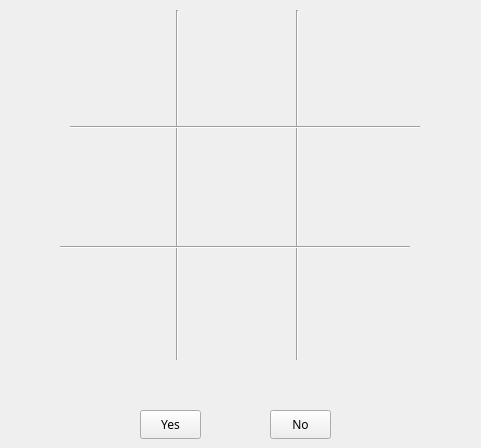
<?xml version="1.0" encoding="UTF-8"?>
<ui version="4.0">
 <class>XO</class>
 <widget class="QWidget" name="XO">
  <property name="geometry">
   <rect>
    <x>0</x>
    <y>0</y>
    <width>481</width>
    <height>448</height>
   </rect>
  </property>
  <property name="font">
   <font>
    <family>Bahnschrift</family>
   </font>
  </property>
  <property name="windowTitle">
   <string>Tic Tac Toe</string>
  </property>
  <widget class="QPushButton" name="button7">
   <property name="geometry">
    <rect>
     <x>70</x>
     <y>260</y>
     <width>90</width>
     <height>90</height>
    </rect>
   </property>
   <property name="font">
    <font>
     <family>Bahnschrift</family>
     <pointsize>36</pointsize>
    </font>
   </property>
   <property name="cursor">
    <cursorShape>PointingHandCursor</cursorShape>
   </property>
   <property name="text">
    <string/>
   </property>
   <property name="checkable">
    <bool>false</bool>
   </property>
   <property name="autoDefault">
    <bool>false</bool>
   </property>
   <property name="default">
    <bool>false</bool>
   </property>
   <property name="flat">
    <bool>true</bool>
   </property>
  </widget>
  <widget class="QPushButton" name="button8">
   <property name="geometry">
    <rect>
     <x>193</x>
     <y>260</y>
     <width>90</width>
     <height>90</height>
    </rect>
   </property>
   <property name="font">
    <font>
     <family>Bahnschrift</family>
     <pointsize>36</pointsize>
    </font>
   </property>
   <property name="cursor">
    <cursorShape>PointingHandCursor</cursorShape>
   </property>
   <property name="text">
    <string/>
   </property>
   <property name="checkable">
    <bool>false</bool>
   </property>
   <property name="autoDefault">
    <bool>false</bool>
   </property>
   <property name="default">
    <bool>false</bool>
   </property>
   <property name="flat">
    <bool>true</bool>
   </property>
  </widget>
  <widget class="QPushButton" name="button9">
   <property name="geometry">
    <rect>
     <x>310</x>
     <y>260</y>
     <width>90</width>
     <height>90</height>
    </rect>
   </property>
   <property name="font">
    <font>
     <family>Bahnschrift</family>
     <pointsize>36</pointsize>
    </font>
   </property>
   <property name="cursor">
    <cursorShape>PointingHandCursor</cursorShape>
   </property>
   <property name="text">
    <string/>
   </property>
   <property name="checkable">
    <bool>false</bool>
   </property>
   <property name="autoDefault">
    <bool>false</bool>
   </property>
   <property name="default">
    <bool>false</bool>
   </property>
   <property name="flat">
    <bool>true</bool>
   </property>
  </widget>
  <widget class="QPushButton" name="button6">
   <property name="geometry">
    <rect>
     <x>310</x>
     <y>140</y>
     <width>90</width>
     <height>90</height>
    </rect>
   </property>
   <property name="font">
    <font>
     <family>Bahnschrift</family>
     <pointsize>36</pointsize>
    </font>
   </property>
   <property name="cursor">
    <cursorShape>PointingHandCursor</cursorShape>
   </property>
   <property name="text">
    <string/>
   </property>
   <property name="checkable">
    <bool>false</bool>
   </property>
   <property name="autoDefault">
    <bool>false</bool>
   </property>
   <property name="default">
    <bool>false</bool>
   </property>
   <property name="flat">
    <bool>true</bool>
   </property>
  </widget>
  <widget class="QPushButton" name="button3">
   <property name="geometry">
    <rect>
     <x>310</x>
     <y>20</y>
     <width>90</width>
     <height>90</height>
    </rect>
   </property>
   <property name="font">
    <font>
     <family>Bahnschrift</family>
     <pointsize>36</pointsize>
    </font>
   </property>
   <property name="cursor">
    <cursorShape>PointingHandCursor</cursorShape>
   </property>
   <property name="text">
    <string/>
   </property>
   <property name="checkable">
    <bool>false</bool>
   </property>
   <property name="autoDefault">
    <bool>false</bool>
   </property>
   <property name="default">
    <bool>false</bool>
   </property>
   <property name="flat">
    <bool>true</bool>
   </property>
  </widget>
  <widget class="QPushButton" name="button2">
   <property name="geometry">
    <rect>
     <x>193</x>
     <y>20</y>
     <width>90</width>
     <height>90</height>
    </rect>
   </property>
   <property name="font">
    <font>
     <family>Bahnschrift</family>
     <pointsize>36</pointsize>
    </font>
   </property>
   <property name="cursor">
    <cursorShape>PointingHandCursor</cursorShape>
   </property>
   <property name="text">
    <string/>
   </property>
   <property name="checkable">
    <bool>false</bool>
   </property>
   <property name="autoDefault">
    <bool>false</bool>
   </property>
   <property name="default">
    <bool>false</bool>
   </property>
   <property name="flat">
    <bool>true</bool>
   </property>
  </widget>
  <widget class="QPushButton" name="button5">
   <property name="geometry">
    <rect>
     <x>193</x>
     <y>140</y>
     <width>90</width>
     <height>90</height>
    </rect>
   </property>
   <property name="font">
    <font>
     <family>Bahnschrift</family>
     <pointsize>36</pointsize>
    </font>
   </property>
   <property name="cursor">
    <cursorShape>PointingHandCursor</cursorShape>
   </property>
   <property name="text">
    <string/>
   </property>
   <property name="checkable">
    <bool>false</bool>
   </property>
   <property name="autoDefault">
    <bool>false</bool>
   </property>
   <property name="default">
    <bool>false</bool>
   </property>
   <property name="flat">
    <bool>true</bool>
   </property>
  </widget>
  <widget class="QPushButton" name="button4">
   <property name="geometry">
    <rect>
     <x>70</x>
     <y>140</y>
     <width>90</width>
     <height>90</height>
    </rect>
   </property>
   <property name="font">
    <font>
     <family>Bahnschrift</family>
     <pointsize>36</pointsize>
    </font>
   </property>
   <property name="cursor">
    <cursorShape>PointingHandCursor</cursorShape>
   </property>
   <property name="text">
    <string/>
   </property>
   <property name="checkable">
    <bool>false</bool>
   </property>
   <property name="autoDefault">
    <bool>false</bool>
   </property>
   <property name="default">
    <bool>false</bool>
   </property>
   <property name="flat">
    <bool>true</bool>
   </property>
  </widget>
  <widget class="QPushButton" name="button1">
   <property name="geometry">
    <rect>
     <x>70</x>
     <y>20</y>
     <width>90</width>
     <height>90</height>
    </rect>
   </property>
   <property name="font">
    <font>
     <family>Bahnschrift</family>
     <pointsize>36</pointsize>
    </font>
   </property>
   <property name="cursor">
    <cursorShape>PointingHandCursor</cursorShape>
   </property>
   <property name="text">
    <string/>
   </property>
   <property name="checkable">
    <bool>false</bool>
   </property>
   <property name="autoDefault">
    <bool>false</bool>
   </property>
   <property name="default">
    <bool>false</bool>
   </property>
   <property name="flat">
    <bool>true</bool>
   </property>
  </widget>
  <widget class="Line" name="line1">
   <property name="geometry">
    <rect>
     <x>170</x>
     <y>10</y>
     <width>15</width>
     <height>350</height>
    </rect>
   </property>
   <property name="font">
    <font>
     <family>Bahnschrift</family>
    </font>
   </property>
   <property name="orientation">
    <enum>Qt::Vertical</enum>
   </property>
  </widget>
  <widget class="Line" name="line2">
   <property name="geometry">
    <rect>
     <x>290</x>
     <y>10</y>
     <width>15</width>
     <height>350</height>
    </rect>
   </property>
   <property name="font">
    <font>
     <family>Bahnschrift</family>
    </font>
   </property>
   <property name="orientation">
    <enum>Qt::Vertical</enum>
   </property>
  </widget>
  <widget class="Line" name="line3">
   <property name="geometry">
    <rect>
     <x>60</x>
     <y>240</y>
     <width>350</width>
     <height>15</height>
    </rect>
   </property>
   <property name="font">
    <font>
     <family>Bahnschrift</family>
    </font>
   </property>
   <property name="orientation">
    <enum>Qt::Horizontal</enum>
   </property>
  </widget>
  <widget class="Line" name="line4">
   <property name="geometry">
    <rect>
     <x>70</x>
     <y>120</y>
     <width>350</width>
     <height>15</height>
    </rect>
   </property>
   <property name="font">
    <font>
     <family>Bahnschrift</family>
    </font>
   </property>
   <property name="orientation">
    <enum>Qt::Horizontal</enum>
   </property>
  </widget>
  <widget class="QLabel" name="currentMessage">
   <property name="geometry">
    <rect>
     <x>50</x>
     <y>370</y>
     <width>371</width>
     <height>41</height>
    </rect>
   </property>
   <property name="font">
    <font>
     <family>Bahnschrift</family>
     <pointsize>12</pointsize>
    </font>
   </property>
   <property name="frameShape">
    <enum>QFrame::NoFrame</enum>
   </property>
   <property name="text">
    <string/>
   </property>
  </widget>
  <widget class="QPushButton" name="yesButton">
   <property name="geometry">
    <rect>
     <x>140</x>
     <y>410</y>
     <width>61</width>
     <height>29</height>
    </rect>
   </property>
   <property name="text">
    <string>Yes</string>
   </property>
  </widget>
  <widget class="QPushButton" name="noButton">
   <property name="enabled">
    <bool>true</bool>
   </property>
   <property name="geometry">
    <rect>
     <x>270</x>
     <y>410</y>
     <width>61</width>
     <height>29</height>
    </rect>
   </property>
   <property name="text">
    <string>No</string>
   </property>
  </widget>
 </widget>
 <resources/>
 <connections/>
</ui>
